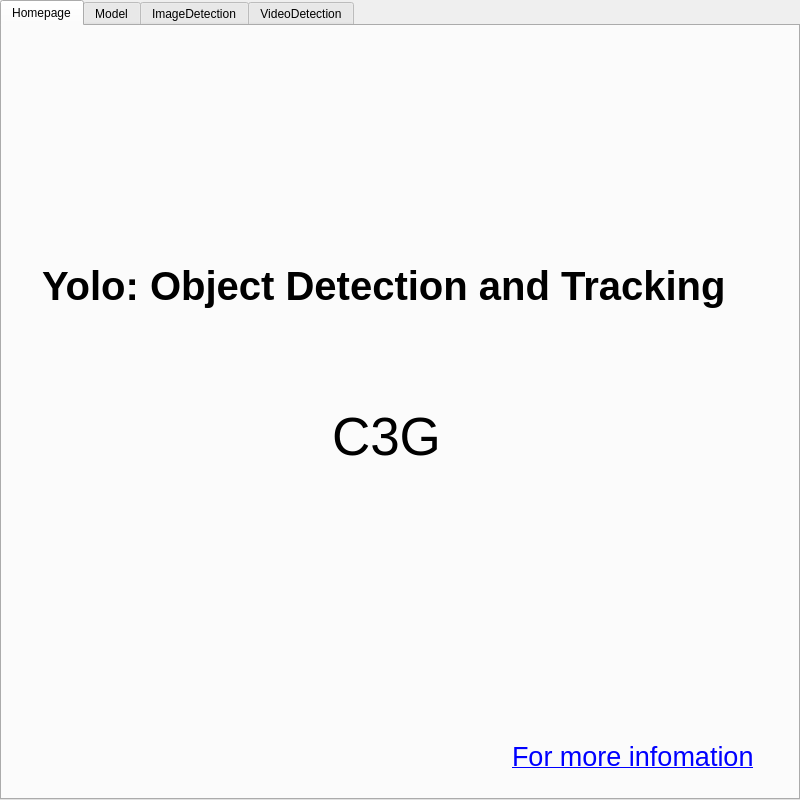
<?xml version="1.0" encoding="UTF-8"?>
<ui version="4.0">
 <class>Form_Yolo</class>
 <widget class="QWidget" name="Form_Yolo">
  <property name="geometry">
   <rect>
    <x>0</x>
    <y>0</y>
    <width>800</width>
    <height>800</height>
   </rect>
  </property>
  <property name="windowTitle">
   <string>Form</string>
  </property>
  <widget class="QTabWidget" name="tabWidget">
   <property name="geometry">
    <rect>
     <x>0</x>
     <y>0</y>
     <width>800</width>
     <height>800</height>
    </rect>
   </property>
   <property name="currentIndex">
    <number>0</number>
   </property>
   <widget class="QWidget" name="tab_Homepage">
    <attribute name="title">
     <string>Homepage</string>
    </attribute>
    <widget class="QLabel" name="label_home_title">
     <property name="geometry">
      <rect>
       <x>40</x>
       <y>210</y>
       <width>760</width>
       <height>100</height>
      </rect>
     </property>
     <property name="font">
      <font>
       <pointsize>30</pointsize>
       <bold>true</bold>
      </font>
     </property>
     <property name="layoutDirection">
      <enum>Qt::LayoutDirection::LeftToRight</enum>
     </property>
     <property name="text">
      <string>Yolo: Object Detection and Tracking</string>
     </property>
     <property name="textFormat">
      <enum>Qt::TextFormat::AutoText</enum>
     </property>
    </widget>
    <widget class="QLabel" name="label_home_comsen">
     <property name="geometry">
      <rect>
       <x>260</x>
       <y>10</y>
       <width>521</width>
       <height>121</height>
      </rect>
     </property>
     <property name="text">
      <string/>
     </property>
     <property name="pixmap">
      <pixmap>GUI_images/Comsen.png</pixmap>
     </property>
     <property name="scaledContents">
      <bool>true</bool>
     </property>
    </widget>
    <widget class="QLabel" name="label_home_author">
     <property name="geometry">
      <rect>
       <x>330</x>
       <y>380</y>
       <width>121</width>
       <height>61</height>
      </rect>
     </property>
     <property name="font">
      <font>
       <pointsize>40</pointsize>
       <italic>false</italic>
       <fontweight>Black</fontweight>
      </font>
     </property>
     <property name="text">
      <string>C3G</string>
     </property>
    </widget>
    <widget class="QLabel" name="label_home_HUST">
     <property name="geometry">
      <rect>
       <x>10</x>
       <y>550</y>
       <width>281</width>
       <height>191</height>
      </rect>
     </property>
     <property name="text">
      <string/>
     </property>
     <property name="pixmap">
      <pixmap>GUI_images/HUST.png</pixmap>
     </property>
     <property name="scaledContents">
      <bool>true</bool>
     </property>
    </widget>
    <widget class="QLabel" name="label_home_link">
     <property name="geometry">
      <rect>
       <x>510</x>
       <y>710</y>
       <width>281</width>
       <height>41</height>
      </rect>
     </property>
     <property name="text">
      <string>&lt;html&gt;&lt;head/&gt;&lt;body&gt;&lt;p&gt;&lt;a href=&quot;https://github.com/pgbxphnc/C3G&quot;&gt;&lt;span style=&quot; font-size:20pt; text-decoration: underline; color:#0000ff;&quot;&gt;For more infomation&lt;/span&gt;&lt;/a&gt;&lt;/p&gt;&lt;/body&gt;&lt;/html&gt;</string>
     </property>
     <property name="openExternalLinks">
      <bool>true</bool>
     </property>
    </widget>
   </widget>
   <widget class="QWidget" name="tab_Model">
    <attribute name="title">
     <string>Model</string>
    </attribute>
    <widget class="QPushButton" name="pushButton_model_select">
     <property name="geometry">
      <rect>
       <x>447</x>
       <y>40</y>
       <width>291</width>
       <height>81</height>
      </rect>
     </property>
     <property name="font">
      <font>
       <pointsize>30</pointsize>
      </font>
     </property>
     <property name="text">
      <string>Select a model</string>
     </property>
    </widget>
    <widget class="QPushButton" name="pushButton_model_train">
     <property name="geometry">
      <rect>
       <x>450</x>
       <y>170</y>
       <width>291</width>
       <height>81</height>
      </rect>
     </property>
     <property name="font">
      <font>
       <pointsize>30</pointsize>
      </font>
     </property>
     <property name="text">
      <string>Train a model</string>
     </property>
    </widget>
    <widget class="QLabel" name="label_model_current_model">
     <property name="geometry">
      <rect>
       <x>20</x>
       <y>280</y>
       <width>751</width>
       <height>111</height>
      </rect>
     </property>
     <property name="font">
      <font>
       <pointsize>20</pointsize>
      </font>
     </property>
     <property name="text">
      <string>Current Model:</string>
     </property>
     <property name="wordWrap">
      <bool>true</bool>
     </property>
    </widget>
   </widget>
   <widget class="QWidget" name="tab_Image">
    <attribute name="title">
     <string>ImageDetection</string>
    </attribute>
    <widget class="QPushButton" name="pushButton_image_select">
     <property name="geometry">
      <rect>
       <x>30</x>
       <y>700</y>
       <width>301</width>
       <height>51</height>
      </rect>
     </property>
     <property name="font">
      <font>
       <pointsize>20</pointsize>
      </font>
     </property>
     <property name="text">
      <string>Select a Image</string>
     </property>
    </widget>
    <widget class="QPushButton" name="pushButton_image_detection">
     <property name="geometry">
      <rect>
       <x>450</x>
       <y>700</y>
       <width>301</width>
       <height>51</height>
      </rect>
     </property>
     <property name="font">
      <font>
       <pointsize>20</pointsize>
      </font>
     </property>
     <property name="text">
      <string>Start Detection</string>
     </property>
    </widget>
    <widget class="QLabel" name="label_image_filepath">
     <property name="geometry">
      <rect>
       <x>290</x>
       <y>10</y>
       <width>461</width>
       <height>111</height>
      </rect>
     </property>
     <property name="text">
      <string>Current Image: None</string>
     </property>
     <property name="wordWrap">
      <bool>true</bool>
     </property>
    </widget>
    <widget class="QLabel" name="label_image_original">
     <property name="geometry">
      <rect>
       <x>5</x>
       <y>7</y>
       <width>271</width>
       <height>131</height>
      </rect>
     </property>
     <property name="text">
      <string/>
     </property>
     <property name="pixmap">
      <pixmap>GUI_images/Comsen.png</pixmap>
     </property>
     <property name="scaledContents">
      <bool>true</bool>
     </property>
    </widget>
    <widget class="QLabel" name="label_image_predection">
     <property name="geometry">
      <rect>
       <x>0</x>
       <y>150</y>
       <width>781</width>
       <height>521</height>
      </rect>
     </property>
     <property name="text">
      <string/>
     </property>
     <property name="pixmap">
      <pixmap>GUI_images/HUST.png</pixmap>
     </property>
    </widget>
   </widget>
   <widget class="QWidget" name="tab_video">
    <attribute name="title">
     <string>VideoDetection</string>
    </attribute>
    <widget class="QPushButton" name="pushButton_video_select">
     <property name="geometry">
      <rect>
       <x>10</x>
       <y>700</y>
       <width>191</width>
       <height>51</height>
      </rect>
     </property>
     <property name="font">
      <font>
       <pointsize>20</pointsize>
      </font>
     </property>
     <property name="text">
      <string>Select a Video</string>
     </property>
    </widget>
    <widget class="QPushButton" name="pushButton_video_detection">
     <property name="geometry">
      <rect>
       <x>460</x>
       <y>700</y>
       <width>221</width>
       <height>51</height>
      </rect>
     </property>
     <property name="font">
      <font>
       <pointsize>20</pointsize>
      </font>
     </property>
     <property name="text">
      <string>Start Detection</string>
     </property>
    </widget>
    <widget class="QPushButton" name="pushButton_video_select_webcam">
     <property name="geometry">
      <rect>
       <x>210</x>
       <y>700</y>
       <width>241</width>
       <height>51</height>
      </rect>
     </property>
     <property name="font">
      <font>
       <pointsize>20</pointsize>
      </font>
     </property>
     <property name="text">
      <string>Select the Webcam</string>
     </property>
    </widget>
    <widget class="QLabel" name="label_video_original">
     <property name="geometry">
      <rect>
       <x>20</x>
       <y>10</y>
       <width>271</width>
       <height>131</height>
      </rect>
     </property>
     <property name="text">
      <string/>
     </property>
     <property name="pixmap">
      <pixmap>GUI_images/Comsen.png</pixmap>
     </property>
     <property name="scaledContents">
      <bool>true</bool>
     </property>
    </widget>
    <widget class="QLabel" name="label_video_predection">
     <property name="geometry">
      <rect>
       <x>10</x>
       <y>160</y>
       <width>781</width>
       <height>521</height>
      </rect>
     </property>
     <property name="text">
      <string/>
     </property>
     <property name="pixmap">
      <pixmap>GUI_images/HUST.png</pixmap>
     </property>
    </widget>
    <widget class="QLabel" name="label_video_filepath">
     <property name="geometry">
      <rect>
       <x>300</x>
       <y>20</y>
       <width>451</width>
       <height>111</height>
      </rect>
     </property>
     <property name="text">
      <string>Current Video: None</string>
     </property>
     <property name="wordWrap">
      <bool>true</bool>
     </property>
    </widget>
    <widget class="QPushButton" name="pushButton_video_stop">
     <property name="geometry">
      <rect>
       <x>690</x>
       <y>700</y>
       <width>101</width>
       <height>51</height>
      </rect>
     </property>
     <property name="font">
      <font>
       <pointsize>20</pointsize>
      </font>
     </property>
     <property name="text">
      <string>Stop</string>
     </property>
    </widget>
   </widget>
  </widget>
 </widget>
 <resources/>
 <connections/>
</ui>
